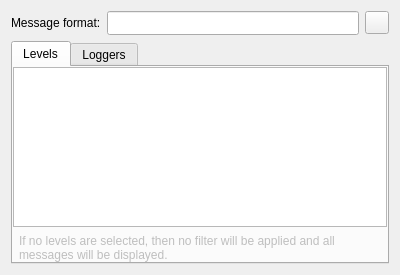
<?xml version="1.0" encoding="UTF-8"?>
<ui version="4.0">
 <class>XLoggerControls</class>
 <widget class="QWidget" name="XLoggerControls">
  <property name="geometry">
   <rect>
    <x>0</x>
    <y>0</y>
    <width>400</width>
    <height>275</height>
   </rect>
  </property>
  <property name="minimumSize">
   <size>
    <width>400</width>
    <height>275</height>
   </size>
  </property>
  <property name="windowTitle">
   <string>Form</string>
  </property>
  <layout class="QGridLayout" name="gridLayout_3">
   <item row="0" column="0">
    <layout class="QHBoxLayout" name="horizontalLayout">
     <item>
      <widget class="QLabel" name="uiFormatLBL">
       <property name="text">
        <string>Message format:</string>
       </property>
      </widget>
     </item>
     <item>
      <widget class="QLineEdit" name="uiFormatTXT">
       <property name="minimumSize">
        <size>
         <width>0</width>
         <height>24</height>
        </size>
       </property>
      </widget>
     </item>
     <item>
      <widget class="XToolButton" name="uiHelpBTN">
       <property name="icon">
        <iconset resource="../../../../../resources/projexui_default.qrc">
         <normaloff>:/default/img/log/info.png</normaloff>:/default/img/log/info.png</iconset>
       </property>
       <property name="x_shadowed" stdset="0">
        <bool>true</bool>
       </property>
      </widget>
     </item>
    </layout>
   </item>
   <item row="1" column="0">
    <widget class="QTabWidget" name="uiMainTAB">
     <property name="currentIndex">
      <number>0</number>
     </property>
     <widget class="QWidget" name="uiLevelPAGE">
      <attribute name="title">
       <string>Levels</string>
      </attribute>
      <layout class="QGridLayout" name="gridLayout_2">
       <property name="margin">
        <number>0</number>
       </property>
       <item row="0" column="0">
        <widget class="XTreeWidget" name="uiLevelTREE">
         <property name="maximumSize">
          <size>
           <width>16777215</width>
           <height>160</height>
          </size>
         </property>
         <property name="alternatingRowColors">
          <bool>true</bool>
         </property>
         <property name="selectionMode">
          <enum>QAbstractItemView::NoSelection</enum>
         </property>
         <property name="rootIsDecorated">
          <bool>false</bool>
         </property>
         <attribute name="headerVisible">
          <bool>false</bool>
         </attribute>
         <column>
          <property name="text">
           <string>Level</string>
          </property>
         </column>
        </widget>
       </item>
       <item row="1" column="0">
        <widget class="QLabel" name="label">
         <property name="enabled">
          <bool>false</bool>
         </property>
         <property name="text">
          <string>If no levels are selected, then no filter will be applied and all messages will be displayed.</string>
         </property>
         <property name="wordWrap">
          <bool>true</bool>
         </property>
         <property name="indent">
          <number>6</number>
         </property>
        </widget>
       </item>
      </layout>
     </widget>
     <widget class="QWidget" name="uiLoggerPAGE">
      <attribute name="title">
       <string>Loggers</string>
      </attribute>
      <layout class="QGridLayout" name="gridLayout">
       <property name="margin">
        <number>0</number>
       </property>
       <item row="0" column="0">
        <widget class="XLoggerTreeWidget" name="uiLoggerTREE">
         <property name="editTriggers">
          <set>QAbstractItemView::DoubleClicked|QAbstractItemView::SelectedClicked</set>
         </property>
         <property name="selectionMode">
          <enum>QAbstractItemView::NoSelection</enum>
         </property>
         <attribute name="headerVisible">
          <bool>false</bool>
         </attribute>
         <column>
          <property name="text">
           <string>Logger</string>
          </property>
         </column>
         <column>
          <property name="text">
           <string>Level</string>
          </property>
         </column>
        </widget>
       </item>
       <item row="1" column="0">
        <widget class="QLabel" name="uiInfoLBL">
         <property name="enabled">
          <bool>false</bool>
         </property>
         <property name="text">
          <string>This will affect the global logger levels</string>
         </property>
         <property name="indent">
          <number>6</number>
         </property>
        </widget>
       </item>
      </layout>
     </widget>
    </widget>
   </item>
  </layout>
 </widget>
 <customwidgets>
  <customwidget>
   <class>XLoggerTreeWidget</class>
   <extends>XTreeWidget</extends>
   <header>projexui.widgets.xloggerwidget</header>
  </customwidget>
  <customwidget>
   <class>XToolButton</class>
   <extends>QToolButton</extends>
   <header>projexui.widgets.xtoolbutton</header>
  </customwidget>
  <customwidget>
   <class>XTreeWidget</class>
   <extends>QTreeWidget</extends>
   <header>projexui.widgets.xtreewidget</header>
  </customwidget>
 </customwidgets>
 <resources>
  <include location="../../../../../resources/projexui_default.qrc"/>
 </resources>
 <connections/>
</ui>
